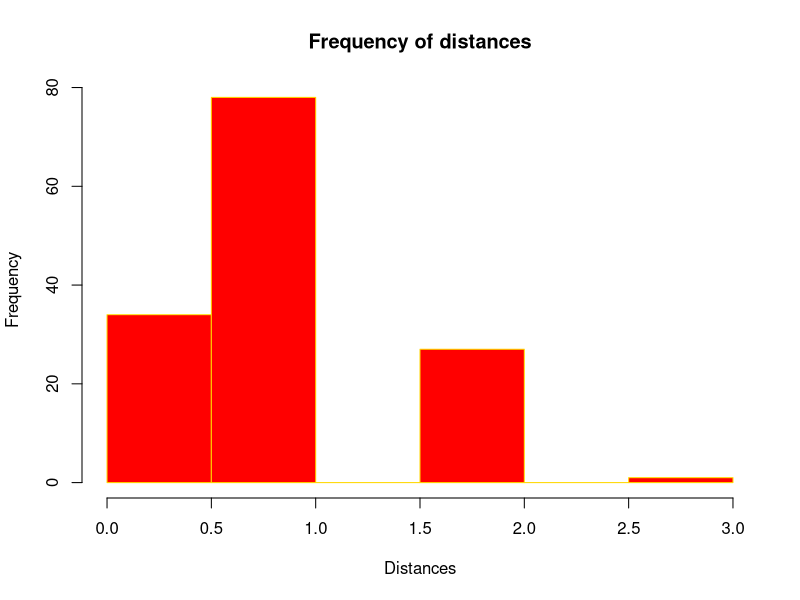

Write R code to recreate this figure.
if (!require("igraph")) 
  install.packages("igraph")
library(igraph) # verze 1.0.1

df <- read.csv("KarateClub.csv", header = F, sep = ';', dec = ',')

g1 <- graph_from_data_frame(d = df, directed = F)

# Diameter
diam <- get_diameter(g1, directed=F)
diam_as_vector <- as.vector(diam)

print("Diameter: ")
diam

# Floyd Warshall Algorithm 
floyd <- function(dataFrame){
  adjecency_matrix <- matrix(data = Inf , nrow = max(df[1]), ncol = max(df[1]))
  for (row in 1:nrow(dataFrame)) {
     node1 <- dataFrame[row,1]
     node2 <- dataFrame[row,2]
     adjecency_matrix[node1,node2] <- 1
  }

  for(index in 1:nrow(adjecency_matrix)){
    adjecency_matrix[index,index] <- 0
  }
  
  for (k in 1:nrow(adjecency_matrix)) {
     for (i in 1:nrow(adjecency_matrix)) {
        for (j in 1:nrow(adjecency_matrix)) {
            dist1 <- adjecency_matrix[i,j]
            dist2 <- adjecency_matrix[i,k]
            dist3 <- adjecency_matrix[k,j]
            if (dist1 > dist2 + dist3) {
               adjecency_matrix[i,j] <- dist2 + dist3
            }
        }
     }
  }
  return(adjecency_matrix)
}

min_distance_between_nodes = floyd(df)

print("Mininum distance between all pair of vertexes: ")
min_distance_between_nodes

# Mean distance

m_distance_graph = mean_distance(g1)

print("Mean distance of the Graph: ")
m_distance_graph

mean_distance_for_each_vertex <- function(min_adj_matrix){
    mean_distances = c(1:nrow(min_adj_matrix))
    for (k in 1:nrow(min_adj_matrix)) {
        row = min_adj_matrix[k,]
        filtered_row = row[!is.na(row) & !is.infinite(row)]
        mean_distances[k] <- mean(filtered_row)
    }
    return(mean_distances)
}

mean_distances = mean_distance_for_each_vertex(min_distance_between_nodes)

print("Mean distance of each vertex: ")
mean_distances

# Frequency of distances

frequency_table = table(min_distance_between_nodes)

df_frequency_table <- as.data.frame(frequency_table)

print("Frequency Table: ")
df_frequency_table

calculate_data_for_histogram <- function(df_freq){
    data = c()
    for (k in 1:nrow(df_freq)) {
        data <- c(data, as.character(rep(df_freq[k,1], df_freq[k,2]))) 
    }
    return(as.numeric(data))
}

data <- calculate_data_for_histogram(df_frequency_table)
hist(data, col="red", border="gold", main="Frequency of distances", xlab="Distances")